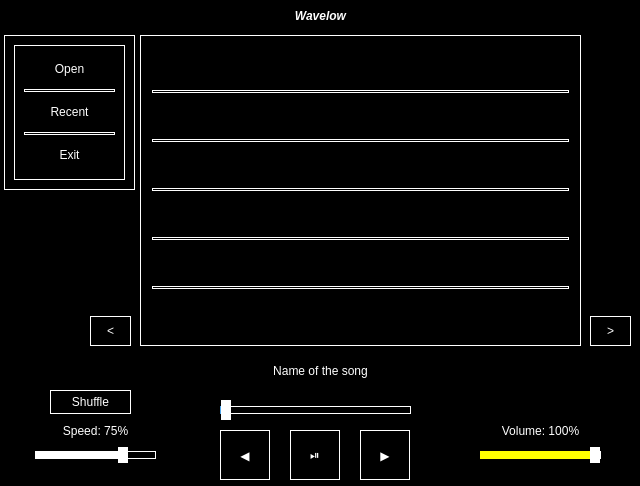
<?xml version="1.0" encoding="UTF-8"?>
<ui version="4.0">
 <class>PlaybackDisplay</class>
 <widget class="QFrame" name="PlaybackDisplay">
  <property name="geometry">
   <rect>
    <x>0</x>
    <y>0</y>
    <width>640</width>
    <height>486</height>
   </rect>
  </property>
  <property name="windowTitle">
   <string/>
  </property>
  <property name="styleSheet">
   <string notr="true">background-color: black;
color: white;</string>
  </property>
  <widget class="QLabel" name="SpeedLabel">
   <property name="geometry">
    <rect>
     <x>40</x>
     <y>420</y>
     <width>111</width>
     <height>22</height>
    </rect>
   </property>
   <property name="text">
    <string>&lt;html&gt;&lt;head/&gt;&lt;body&gt;&lt;p align=&quot;center&quot;&gt;Speed: 75%&lt;/p&gt;&lt;/body&gt;&lt;/html&gt;</string>
   </property>
  </widget>
  <widget class="QPushButton" name="playButton">
   <property name="geometry">
    <rect>
     <x>290</x>
     <y>430</y>
     <width>50</width>
     <height>50</height>
    </rect>
   </property>
   <property name="cursor">
    <cursorShape>PointingHandCursor</cursorShape>
   </property>
   <property name="styleSheet">
    <string notr="true">color: White;
background-color: black;
border: 1px solid White;</string>
   </property>
   <property name="text">
    <string>⏯</string>
   </property>
  </widget>
  <widget class="QPushButton" name="previousButton">
   <property name="geometry">
    <rect>
     <x>220</x>
     <y>430</y>
     <width>50</width>
     <height>50</height>
    </rect>
   </property>
   <property name="cursor">
    <cursorShape>PointingHandCursor</cursorShape>
   </property>
   <property name="styleSheet">
    <string notr="true">color: White;
background-color: black;
border: 1px solid White;</string>
   </property>
   <property name="text">
    <string>◀</string>
   </property>
  </widget>
  <widget class="QPushButton" name="nextButton">
   <property name="geometry">
    <rect>
     <x>360</x>
     <y>430</y>
     <width>50</width>
     <height>50</height>
    </rect>
   </property>
   <property name="cursor">
    <cursorShape>PointingHandCursor</cursorShape>
   </property>
   <property name="styleSheet">
    <string notr="true">color: White;
background-color: black;
border: 1px solid White;</string>
   </property>
   <property name="text">
    <string>▶</string>
   </property>
  </widget>
  <widget class="QSlider" name="songSlider">
   <property name="geometry">
    <rect>
     <x>220</x>
     <y>400</y>
     <width>191</width>
     <height>20</height>
    </rect>
   </property>
   <property name="cursor">
    <cursorShape>SizeHorCursor</cursorShape>
   </property>
   <property name="styleSheet">
    <string notr="true">QSlider::groove::horizontal{
		height: 6px;


	     border-radius:6px;
		border: 1px solid white;
 }


QSlider::handle:horizontal{
		width:  10px;
		height: 10px;
		margin-top: -20px;
		margin-left: 0px;
		margin-bottom: -20px;
		margin-right: 0px;
		background: white;
		border: 1 px white;
}

QSlider::sub-page:horizontal{
	   background:rgba(80,166,234,1);
}


</string>
   </property>
   <property name="orientation">
    <enum>Qt::Horizontal</enum>
   </property>
  </widget>
  <widget class="QFrame" name="Menu">
   <property name="geometry">
    <rect>
     <x>4</x>
     <y>35</y>
     <width>131</width>
     <height>155</height>
    </rect>
   </property>
   <property name="cursor">
    <cursorShape>PointingHandCursor</cursorShape>
   </property>
   <property name="styleSheet">
    <string notr="true">border: 1px solid white;</string>
   </property>
   <layout class="QVBoxLayout" name="verticalLayout">
    <item>
     <widget class="QGroupBox" name="groupBox">
      <layout class="QVBoxLayout" name="verticalLayout_2">
       <item>
        <widget class="QPushButton" name="openFolderButton">
         <property name="styleSheet">
          <string notr="true">border: none;</string>
         </property>
         <property name="text">
          <string>Open</string>
         </property>
        </widget>
       </item>
       <item>
        <widget class="Line" name="line">
         <property name="orientation">
          <enum>Qt::Horizontal</enum>
         </property>
        </widget>
       </item>
       <item>
        <widget class="QPushButton" name="recentButton">
         <property name="styleSheet">
          <string notr="true">border: none;</string>
         </property>
         <property name="text">
          <string>Recent</string>
         </property>
        </widget>
       </item>
       <item>
        <widget class="Line" name="line_2">
         <property name="orientation">
          <enum>Qt::Horizontal</enum>
         </property>
        </widget>
       </item>
       <item>
        <widget class="QPushButton" name="exitButton">
         <property name="styleSheet">
          <string notr="true">border: none;</string>
         </property>
         <property name="text">
          <string>Exit</string>
         </property>
        </widget>
       </item>
      </layout>
     </widget>
    </item>
   </layout>
  </widget>
  <widget class="QPushButton" name="nextPage">
   <property name="geometry">
    <rect>
     <x>590</x>
     <y>316</y>
     <width>41</width>
     <height>30</height>
    </rect>
   </property>
   <property name="styleSheet">
    <string notr="true">border: 1px solid white;</string>
   </property>
   <property name="text">
    <string>&gt;</string>
   </property>
  </widget>
  <widget class="QLabel" name="SongDisplay">
   <property name="geometry">
    <rect>
     <x>0</x>
     <y>360</y>
     <width>641</width>
     <height>22</height>
    </rect>
   </property>
   <property name="text">
    <string>&lt;html&gt;&lt;head/&gt;&lt;body&gt;&lt;p align=&quot;center&quot;&gt;Name of the song&lt;/p&gt;&lt;/body&gt;&lt;/html&gt;</string>
   </property>
  </widget>
  <widget class="QPushButton" name="previousPage">
   <property name="geometry">
    <rect>
     <x>90</x>
     <y>316</y>
     <width>41</width>
     <height>30</height>
    </rect>
   </property>
   <property name="styleSheet">
    <string notr="true">border: 1px solid white;</string>
   </property>
   <property name="text">
    <string>&lt;</string>
   </property>
  </widget>
  <widget class="QGroupBox" name="verticalGroupBox">
   <property name="geometry">
    <rect>
     <x>140</x>
     <y>35</y>
     <width>441</width>
     <height>311</height>
    </rect>
   </property>
   <property name="styleSheet">
    <string notr="true">border: 1px solid white;
text-align: left;</string>
   </property>
   <layout class="QVBoxLayout" name="verticalLayout_3">
    <item>
     <widget class="QPushButton" name="song_0">
      <property name="cursor">
       <cursorShape>PointingHandCursor</cursorShape>
      </property>
      <property name="styleSheet">
       <string notr="true">border: none;</string>
      </property>
      <property name="text">
       <string/>
      </property>
     </widget>
    </item>
    <item>
     <widget class="Line" name="line_4">
      <property name="orientation">
       <enum>Qt::Horizontal</enum>
      </property>
     </widget>
    </item>
    <item>
     <widget class="QPushButton" name="song_1">
      <property name="cursor">
       <cursorShape>PointingHandCursor</cursorShape>
      </property>
      <property name="styleSheet">
       <string notr="true">border: none;</string>
      </property>
      <property name="text">
       <string/>
      </property>
     </widget>
    </item>
    <item>
     <widget class="Line" name="line_9">
      <property name="orientation">
       <enum>Qt::Horizontal</enum>
      </property>
     </widget>
    </item>
    <item>
     <widget class="QPushButton" name="song_2">
      <property name="cursor">
       <cursorShape>PointingHandCursor</cursorShape>
      </property>
      <property name="styleSheet">
       <string notr="true">border: none;</string>
      </property>
      <property name="text">
       <string/>
      </property>
     </widget>
    </item>
    <item>
     <widget class="Line" name="line_7">
      <property name="orientation">
       <enum>Qt::Horizontal</enum>
      </property>
     </widget>
    </item>
    <item>
     <widget class="QPushButton" name="song_3">
      <property name="cursor">
       <cursorShape>PointingHandCursor</cursorShape>
      </property>
      <property name="styleSheet">
       <string notr="true">border: none;</string>
      </property>
      <property name="text">
       <string/>
      </property>
     </widget>
    </item>
    <item>
     <widget class="Line" name="line_10">
      <property name="orientation">
       <enum>Qt::Horizontal</enum>
      </property>
     </widget>
    </item>
    <item>
     <widget class="QPushButton" name="song_4">
      <property name="cursor">
       <cursorShape>PointingHandCursor</cursorShape>
      </property>
      <property name="styleSheet">
       <string notr="true">border: none;</string>
      </property>
      <property name="text">
       <string/>
      </property>
     </widget>
    </item>
    <item>
     <widget class="Line" name="line_6">
      <property name="orientation">
       <enum>Qt::Horizontal</enum>
      </property>
     </widget>
    </item>
    <item>
     <widget class="QPushButton" name="song_5">
      <property name="cursor">
       <cursorShape>PointingHandCursor</cursorShape>
      </property>
      <property name="styleSheet">
       <string notr="true">border: none;
</string>
      </property>
      <property name="text">
       <string/>
      </property>
     </widget>
    </item>
   </layout>
  </widget>
  <widget class="QLabel" name="label">
   <property name="geometry">
    <rect>
     <x>0</x>
     <y>1</y>
     <width>641</width>
     <height>31</height>
    </rect>
   </property>
   <property name="text">
    <string>&lt;html&gt;&lt;head/&gt;&lt;body&gt;&lt;p align=&quot;center&quot;&gt;&lt;span style=&quot; font-weight:600; font-style:italic;&quot;&gt;Wavelow&lt;/span&gt;&lt;/p&gt;&lt;/body&gt;&lt;/html&gt;</string>
   </property>
  </widget>
  <widget class="QSlider" name="SpeedSlider">
   <property name="geometry">
    <rect>
     <x>35</x>
     <y>447</y>
     <width>121</width>
     <height>16</height>
    </rect>
   </property>
   <property name="cursor">
    <cursorShape>SizeHorCursor</cursorShape>
   </property>
   <property name="styleSheet">
    <string notr="true">QSlider::groove::horizontal{
		height: 6px;


	     border-radius:6px;
		border: 1px solid white;
 }


QSlider::handle:horizontal{
		width:  10px;
		height: 10px;
		margin-top: -20px;
		margin-left: 0px;
		margin-bottom: -20px;
		margin-right: 0px;
		background: white;
		border: 1 px white;
}

QSlider::sub-page:horizontal{
	   background: White;
}


</string>
   </property>
   <property name="maximum">
    <number>100</number>
   </property>
   <property name="value">
    <number>75</number>
   </property>
   <property name="orientation">
    <enum>Qt::Horizontal</enum>
   </property>
  </widget>
  <widget class="QSlider" name="volumeSlider">
   <property name="geometry">
    <rect>
     <x>480</x>
     <y>447</y>
     <width>121</width>
     <height>16</height>
    </rect>
   </property>
   <property name="cursor">
    <cursorShape>SizeHorCursor</cursorShape>
   </property>
   <property name="styleSheet">
    <string notr="true">QSlider::groove::horizontal{
		height: 6px;


	     border-radius:6px;
		border: 1px solid white;
 }


QSlider::handle:horizontal{
		width:  10px;
		height: 10px;
		margin-top: -20px;
		margin-left: 0px;
		margin-bottom: -20px;
		margin-right: 0px;
		background: white;
		border: 1 px white;
}

QSlider::sub-page:horizontal{
	   background: Yellow;
}


</string>
   </property>
   <property name="maximum">
    <number>100</number>
   </property>
   <property name="value">
    <number>100</number>
   </property>
   <property name="orientation">
    <enum>Qt::Horizontal</enum>
   </property>
  </widget>
  <widget class="QLabel" name="volumeLabel">
   <property name="geometry">
    <rect>
     <x>480</x>
     <y>420</y>
     <width>121</width>
     <height>22</height>
    </rect>
   </property>
   <property name="text">
    <string>&lt;html&gt;&lt;head/&gt;&lt;body&gt;&lt;p align=&quot;center&quot;&gt;Volume: 100%&lt;/p&gt;&lt;/body&gt;&lt;/html&gt;</string>
   </property>
  </widget>
  <widget class="QPushButton" name="shuffleButton">
   <property name="geometry">
    <rect>
     <x>50</x>
     <y>390</y>
     <width>81</width>
     <height>24</height>
    </rect>
   </property>
   <property name="styleSheet">
    <string notr="true">border: 1px solid white;</string>
   </property>
   <property name="text">
    <string>Shuffle</string>
   </property>
  </widget>
 </widget>
 <resources/>
 <connections/>
</ui>
